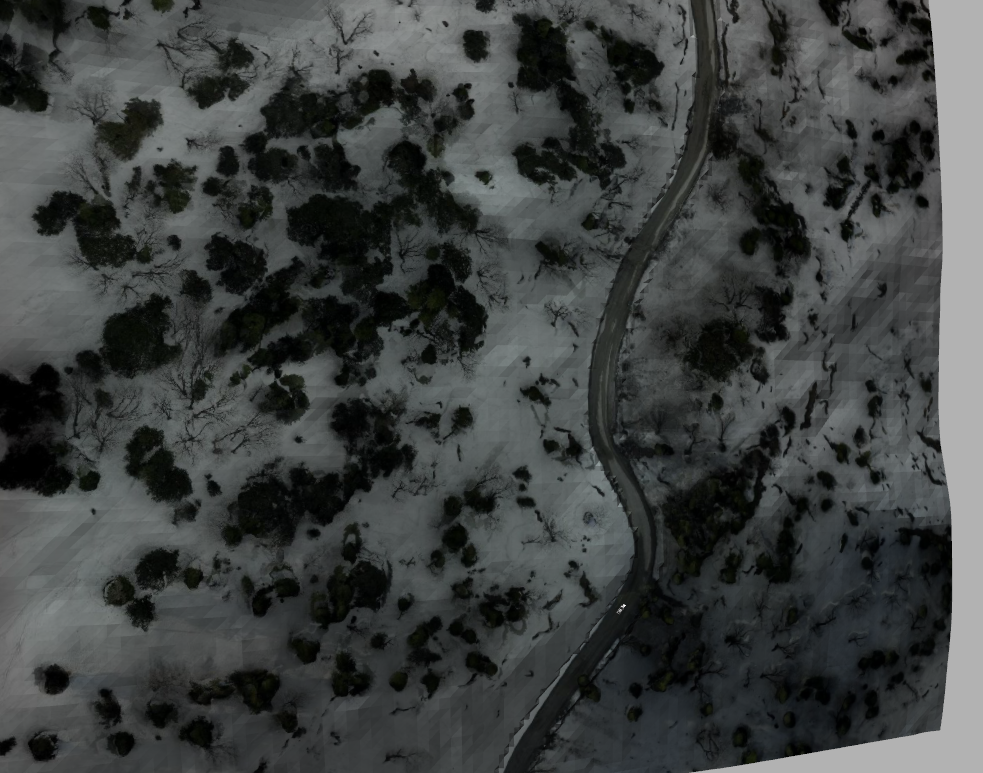
#> input picture edge/inter/1.png, 983 x 773 px
$ python edge_canny_high_pass.py
#> lines starting #> are read from the running program, lines starting #| are printed output that depends on the picture
#Pencil Edge Figure
import cv2
import numpy as np
import matplotlib.pyplot as plt

def highpass(img, sigma):
    return img - cv2.GaussianBlur(img, (0,0), sigma) + 127

i=0
for name in ['inter/1.png','inter/2.png','inter/3.png','inter/4.png','inter/5.png']:
    img = cv2.imread(name,0)
#> img: shape (773, 983); min 0, max 255, mean 63.7
    img = cv2.cvtColor(img, cv2.COLOR_BGR2RGB)
#> img: shape (773, 983, 3)
    edges = cv2.Canny(img,100,200)
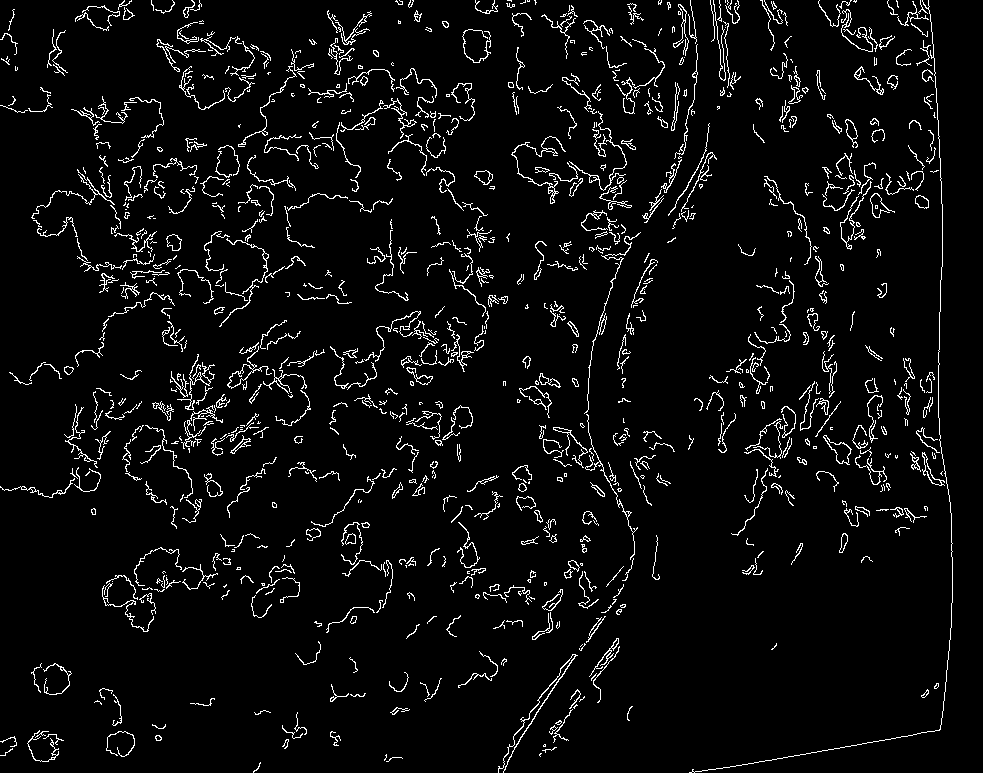
#> edges: shape (773, 983); 4.9% white in thin lines or dots

    high_pass = highpass(img, 3)
#> in highpass, `return img - cv2.GaussianBlur(img, (0,0), sigma) + 127`:
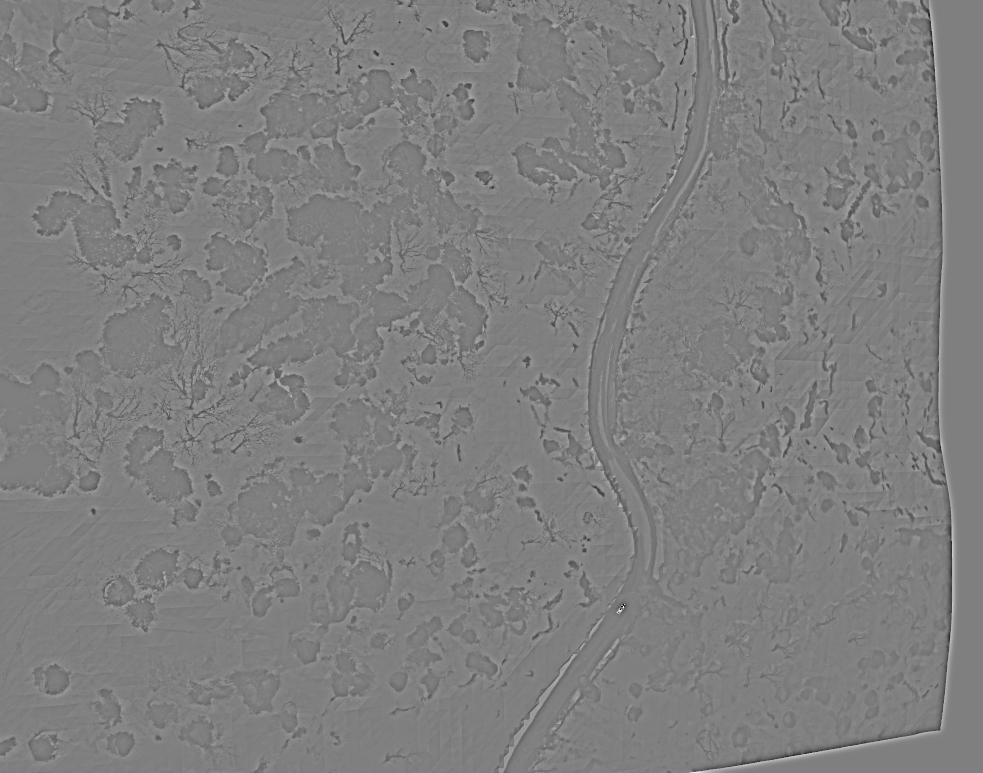
#> returned value: shape (773, 983, 3); min 0, max 255, mean 127
    edge_pass = highpass(edges, 3)
#> call 2 of highpass, with sigma = 3
#> in highpass (call 2), `return img - cv2.GaussianBlur(img, (0,0), sigma) + 127`:
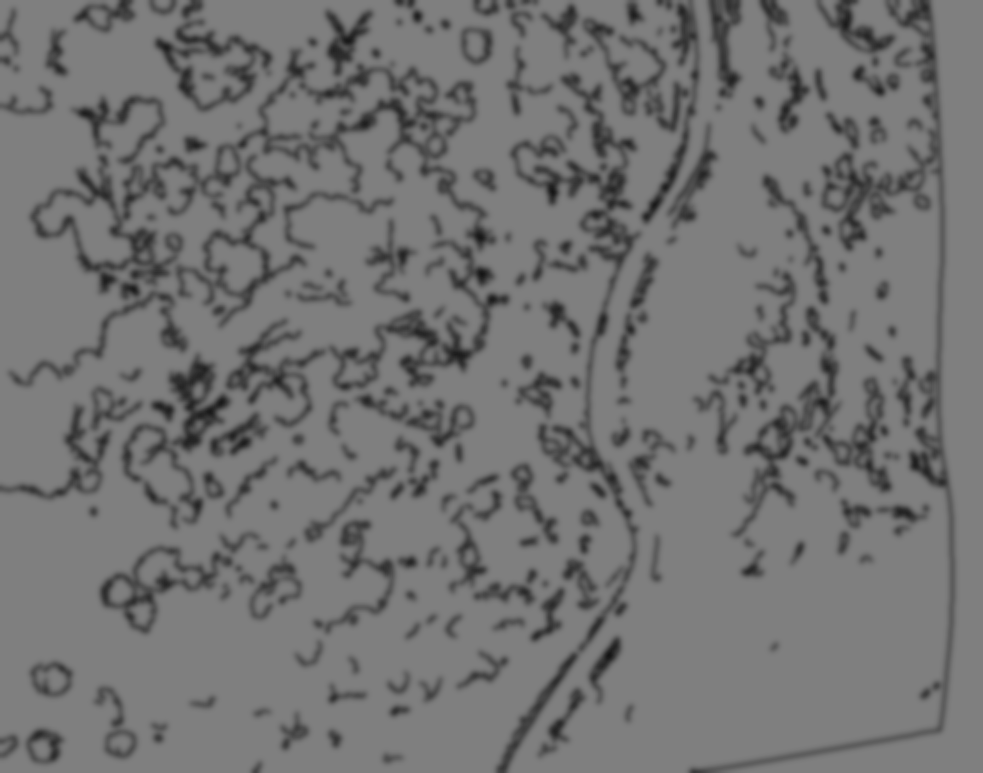
#> returned value: shape (773, 983); min 19, max 127, mean 114.5
    i+=1
    plt.subplot(131),plt.imshow(img)
    plt.title('Original Image'), plt.xticks([]), plt.yticks([])
    plt.subplot(132),plt.imshow(edges,cmap = 'gray')
    plt.title('Edge Grey Image'), plt.xticks([]), plt.yticks([])
    plt.subplot(133), plt.imshow(edge_pass, cmap = 'gray')
    plt.title('Edge grey high pass'), plt.xticks([]), plt.yticks([])
    #plt.savefig(str(i)+'_edge.png')
    plt.show()
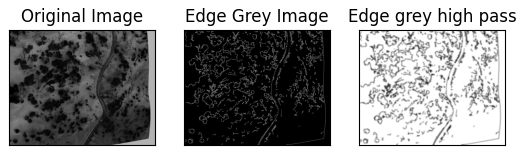
#> figure drawn by matplotlib, 3 panels
#> pass 2 of the loop `for name in ['inter/1.png','inter/2.png','inter/3.png','inter/4.png','..`:
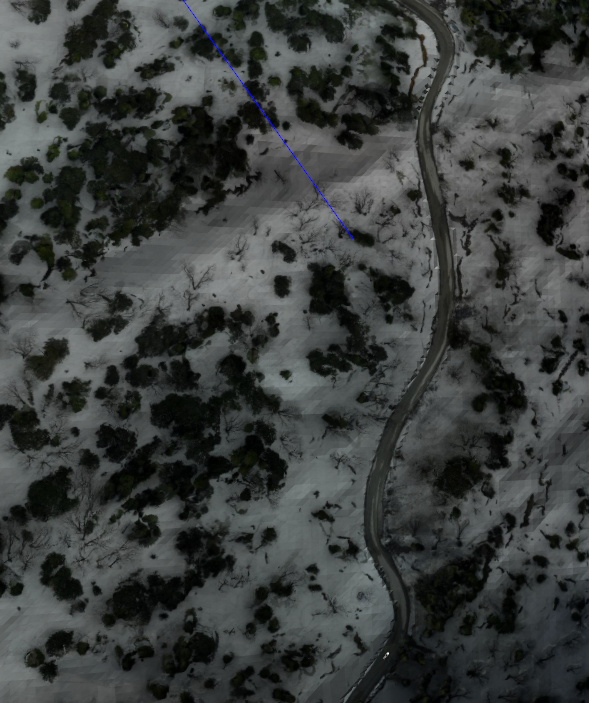
#> input picture edge/inter/2.png, 589 x 703 px
#> `edges = cv2.Canny(img,100,200)`:
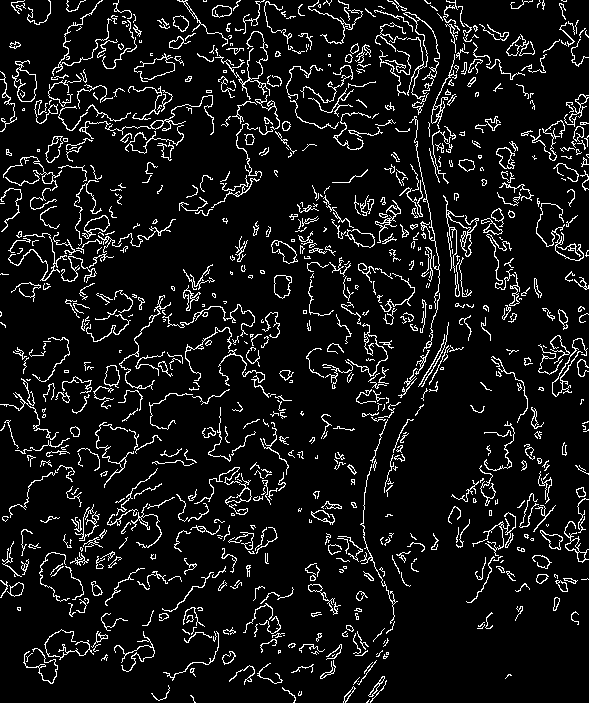
#> edges: shape (703, 589); 8.4% white in thin lines or dots
#> `plt.show()`:
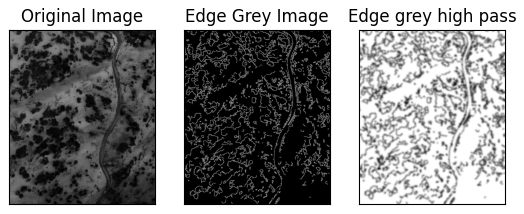
#> figure drawn by matplotlib, 3 panels
#> pass 3 of the loop `for name in ['inter/1.png','inter/2.png','inter/3.png','inter/4.png','..`:
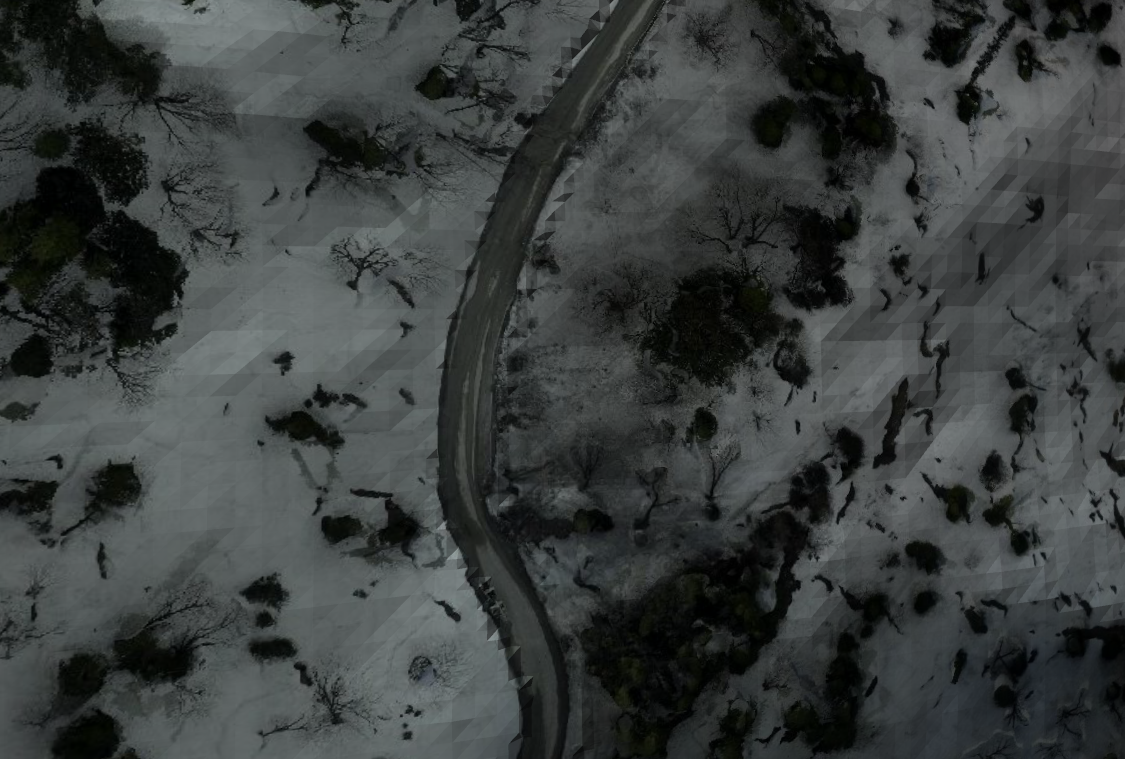
#> input picture edge/inter/3.png, 1125 x 759 px
#> `edges = cv2.Canny(img,100,200)`:
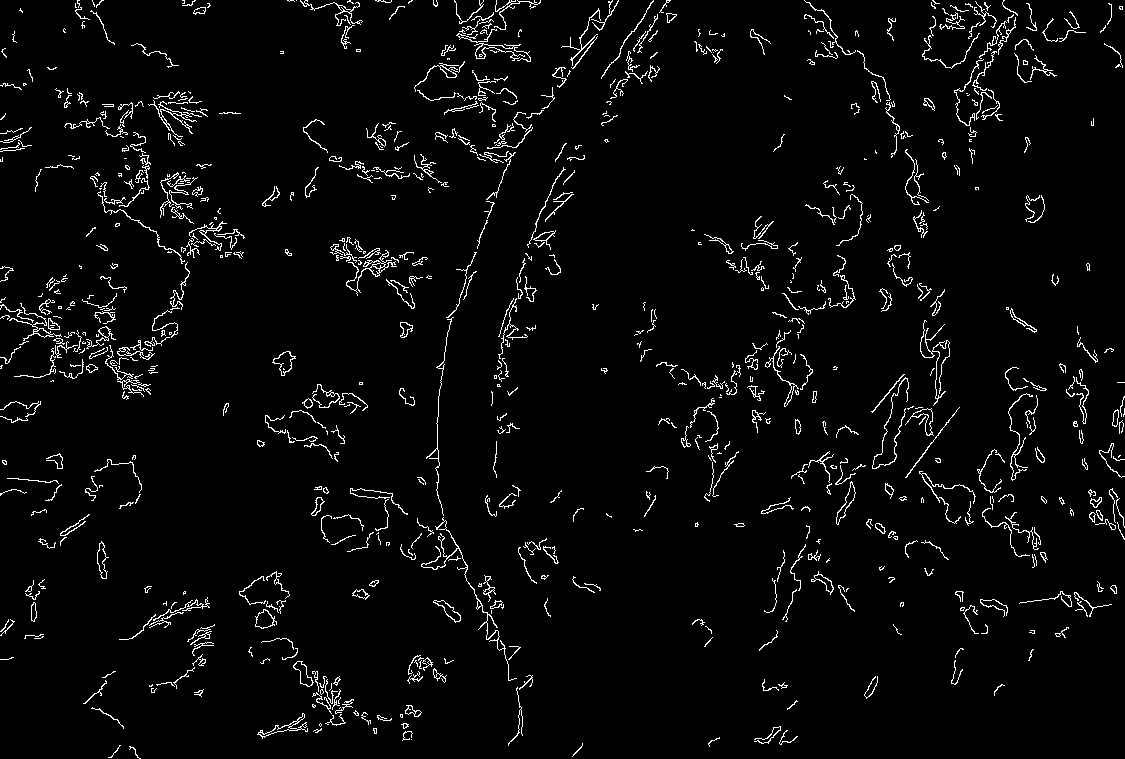
#> edges: shape (759, 1125); 3.5% white in thin lines or dots
#> `plt.show()`:
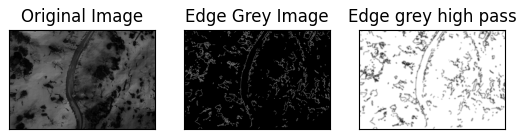
#> figure drawn by matplotlib, 3 panels
#> the loop made 5 passes; the first 3 are shown
